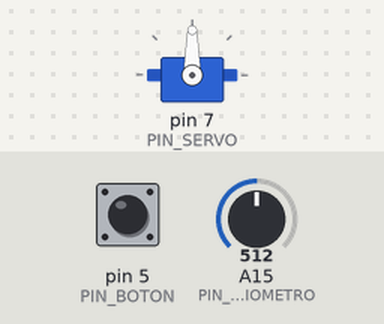
A sketch run on a simulated Arduino Mega 2560, built with avr-gcc and run on an emulated ATmega2560. Shown: servo. Inputs (shaded band) come from the test bench; at power-on: pin 5 (PIN_BOTON) LOW, A15 (PIN_POTENCIOMETRO) = 512. What the sketch prints to the serial monitor is not drawn.

Above: at 1.2 s.
1.3 s: pin 5 (PIN_BOTON) pulled HIGH for 3.2 s
At 2.1 s:
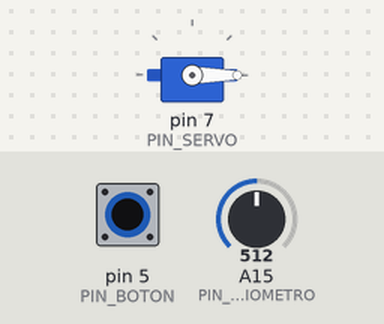
At 5.5 s:
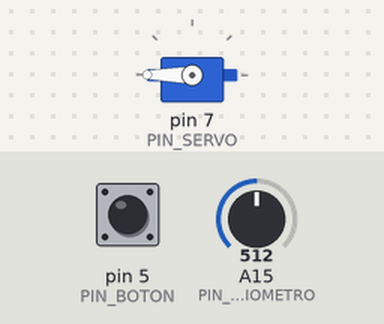
Timing chart, 0 to 7.0 s (numbered marks = the images above; inputs shaded):
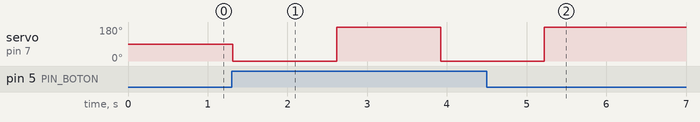

Measured:
- after the input at 1.3 s, servo on pin 7 (PIN_SERVO): alternates 180° for 1.3 s and 0° for 1.3 s, 4 changes in all, then stays 180°, starting at once

The sketch:

ejemplo_servo.ino
```cpp
// Importar header de Servo.h
#include "Servo.h"

// Macro para númeo de pin
#define PIN_SERVO 7
// Botón que define funcionamiento del servo
#define PIN_BOTON 5
#define PIN_POTENCIOMETRO A15

// Instanciar el servo
Servo un_servo_ejemplo;

// Configurar el pin para el servo
void setup() {
  un_servo_ejemplo.attach(PIN_SERVO);
  pinMode(PIN_BOTON, INPUT);
  pinMode(PIN_POTENCIOMETRO, INPUT);
  // Serial para impirmir texto
  Serial.begin(9600); // Indica velocidad de microprocesador
}

void loop() {
  // Guardar en variable booleana (1 o 0), (verdadero o falso) el botón
  bool estado_boton = digitalRead(PIN_BOTON);
  // int numeros enteros negativos a positivos
  // long numeros enteros más grandes negativos a positivos
  // float numeros decimales negativos a positivos
  // double numeros decimales más grandes negativos a positivos
  int estado_pot = analogRead(PIN_POTENCIOMETRO);

  // Mapear de 7 a 900 como si fuera 400 ms a 2 s
  estado_pot = map(estado_pot, 7, 900, 400, 2000);

  Serial.println(estado_pot);
  if (estado_boton) { // se activa si el botón está presionado
    un_servo_ejemplo.write(0); // 0º de rotación
    delay(estado_pot);
    un_servo_ejemplo.write(180); // 180º de rotación
    delay(estado_pot);
  }
}
```
